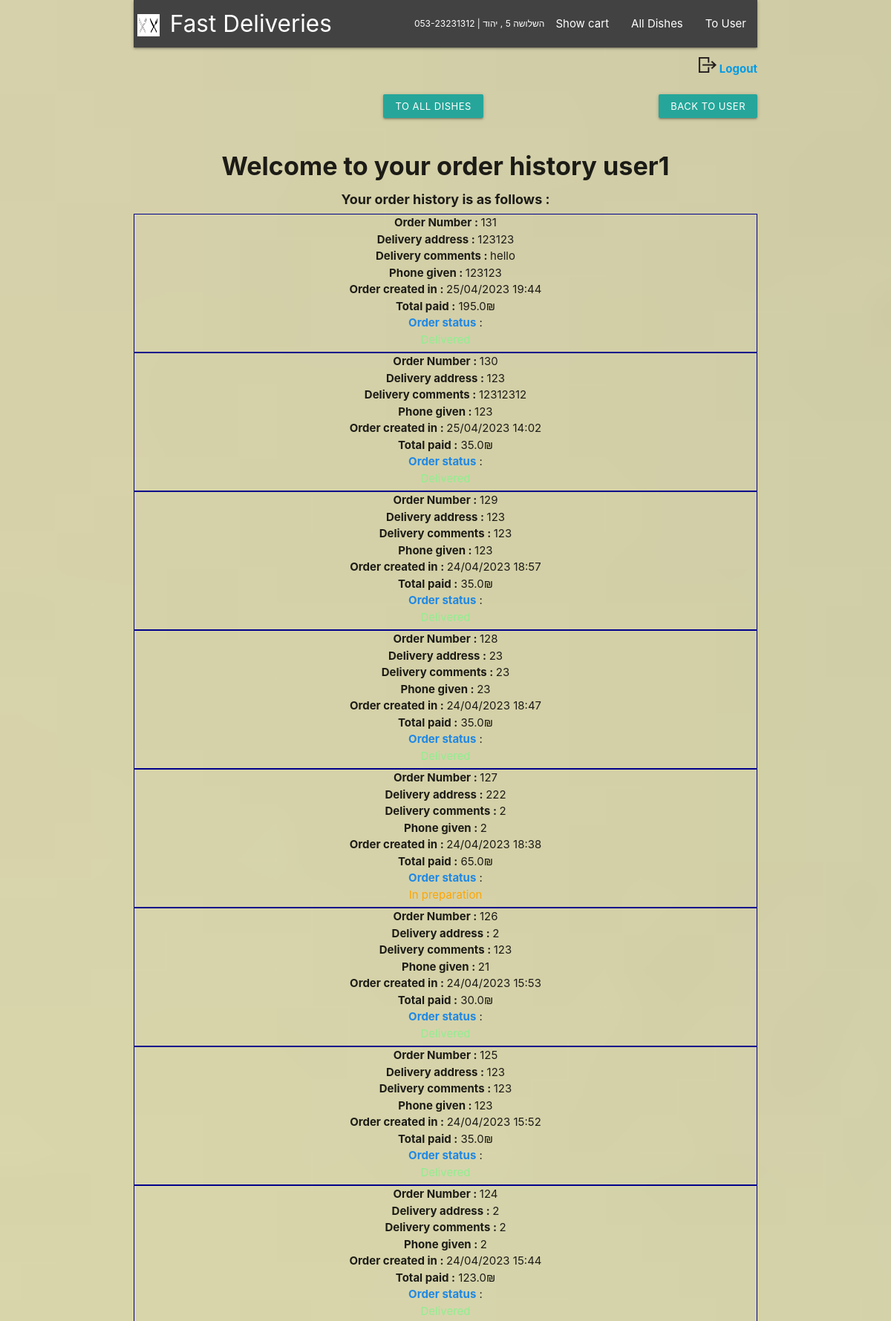
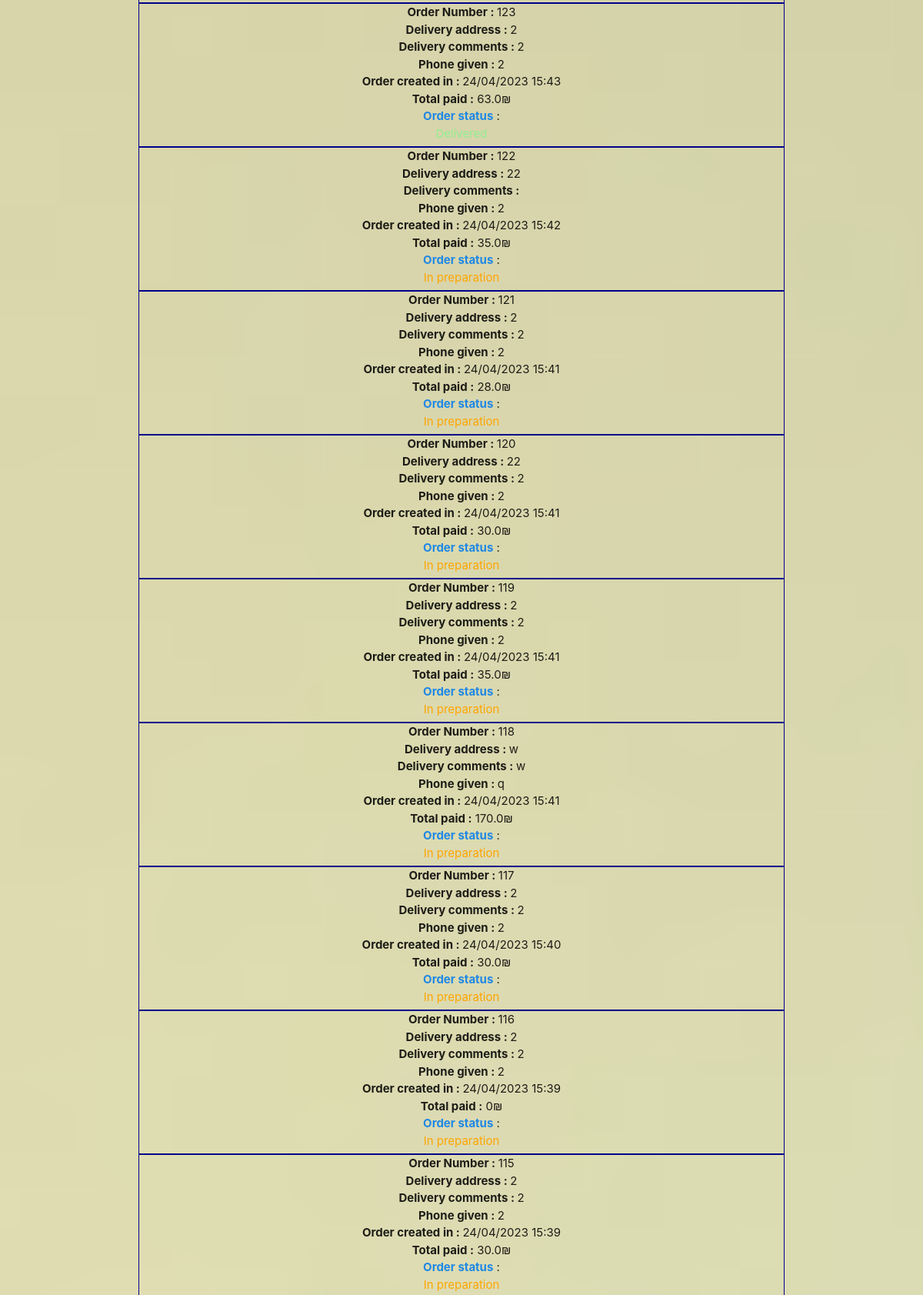
The app's page /order-history (signed in, upper part) with its own data (2 pictures, top to bottom).
### models/user.py (models this page shows)
class User(db.Model,UserMixin): # represents a user of the website
    id = db.Column(db.Integer,primary_key=True)
    username = db.Column(db.String(200),nullable=False,unique=True)
    password = db.Column(db.String(200),nullable=False)
    first_name = db.Column(db.String(200),nullable=False)
    last_name = db.Column(db.String(200),nullable=False)
    is_staff = db.Column(db.Boolean,default=False)
    email = db.Column(db.String(50),unique=True,nullable=False)
    carts = db.relationship('Cart',backref='user')

### models/cart.py (models this page shows)
class Cart(db.Model): # represents a user's cart, which can contain many Dish objects
    id = db.Column(db.Integer, primary_key=True)
    user_id = db.Column(db.Integer,db.ForeignKey('user.id'), nullable=False)
    delivery_id = db.Column(db.Integer,db.ForeignKey('delivery.id'),nullable=True)
    delivery = db.relationship('Delivery',backref='cart',uselist=False) # what determines the one to one relationship with delivery
    items = db.relationship('Items',backref='cart')
    finished_order = db.Column(db.Boolean,default=False)

### models/delivery.py (models this page shows)
class Delivery(db.Model):
    id = db.Column(db.Integer,primary_key=True)
    is_delivered = db.Column(db.Boolean,default=False)
    address = db.Column(db.String(200),nullable=False)
    comments = db.Column(db.String(500))
    phone_for_delivery = db.Column(db.String(11),nullable=False)
    created = db.Column(db.DateTime,default=dt.now)

### models/dish.py (models this page shows)
class Dish(db.Model): #  represents a dish that can be purchased by users
    id = db.Column(db.Integer,primary_key=True)
    dish_name = db.Column(db.String(100),nullable=False,unique=True)
    price = db.Column(db.Float,nullable=False)
    description = db.Column(db.String(1000),nullable=False)
    imageURL = db.Column(db.String(5000),nullable=False)
    is_gluten_free = db.Column(db.Boolean,default=False)
    is_vegeterian = db.Column(db.Boolean,default=False)
    category_id = db.Column(db.Integer,db.ForeignKey('category.id'), nullable=False)
    items = db.relationship('Items',backref="dish")

### models/items.py (models this page shows)
class Items(db.Model):
    id = db.Column(db.Integer,primary_key=True)
    dish_id = db.Column(db.Integer,db.ForeignKey('dish.id'),nullable=False)
    cart_id = db.Column(db.Integer,db.ForeignKey('cart.id'),nullable=False)
    amount = db.Column(db.Integer,nullable=False)

### controllers/users.py (the view)
@login_required
def order_history():
    if is_staff_member() == True:
        return redirect(url_for("main_page"))
    all_user_carts = Cart.query.filter_by(user_id=current_user.id).all()
    return render_template("users/order_history.html",all_user_carts=all_user_carts,calculate_order=calculate_order)

### auth.py (called while the page is built)
@login_manager.user_loader
def load_user(user_id): # userloader gets 1 parameter , user_id
    return User.query.get(int(user_id)) # because the id's are integers

### utils.py (called while the page is built)
def calculate_order(cart):
    total_dish_price = 0
    for item in cart.items:
        total_dish_price += item.dish.price * item.amount
    return total_dish_price

def is_staff_member(): # one function instead of writing the code 10+ times
    if current_user.is_authenticated and current_user.is_staff:
        flash("This account does not have access to that part of the website , sorry.","error")
        return True
    return False

### templates/users/order_history.html (shortened to what this page needs)
{% extends 'layout.html' %}
{% block content %}
<br>
<div class="center">
    <a href="{{url_for('users.show_user')}}" class="btn waves-effect waves-light btn-small right">Back to user</a>
    <a href="{{url_for('dishes.all_dishes')}}" class="waves-effect waves-light btn-small center"
        style="margin-left:100px">To
        all
        dishes</a>
</div>
<br>
{% if all_user_carts %}
<div class="centerize">
    <h4 class="bold centerize">Welcome to your order history {{current_user.username}}</h4>
    <h5 class="bigger-text">Your order history is as follows : </h5>
    {% for cart in all_user_carts[::-1] %}
    {% if cart.delivery %}
    <div class="history-border">
        <div>
            <span class="bold"> Order Number : </span>
            {{cart.id}}
        </div>
        <div>
            <span class="bold">Delivery address : </span>
            {{cart.delivery.address}}
        </div>
        <div>
            <span class="bold">Delivery comments : </span>
            {{cart.delivery.comments}}
        </div>
        <div>
            <span class="bold">Phone given : </span>
            {{cart.delivery.phone_for_delivery}}
        </div>
        <div>
            <span class="bold">Order created in : </span>
            {{cart.delivery.created.strftime("%d/%m/%Y %H:%M")}}
        </div>
        <div class="small-margin">
            <div>
                <span class="bold">Total paid :</span>
                {{calculate_order(cart)}}₪
            </div>
            <span class="bold blue-text text-darken-1">Order status</span> :
            {% if cart.delivery.is_delivered %}
            <div style="color:lightgreen">Delivered</div>
            {% else %}
            <div style="color:orange">In preparation</div>
            {% endif %}
        </div>
    </div>
    {% endif %}
    {% endfor %}
</div>
{% else %}
<div class="centerize">
    <h4 class="bold centerize">Welcome to our site {{current_user.username}}</h4>
    <h5 class="bigger-text">You have no orders in your history yet</h5>
</div>
{% endif %}
</div>
{% endblock %}

### templates/layout.html (shortened to what this page needs)
<!DOCTYPE html>
<html lang="en">
<head>
    <link rel="stylesheet" href="{{url_for('static',filename='style.css')}}">
    <link rel="stylesheet" href="{{url_for('static',filename='materialize.css')}}">
</head>
<body>
    <div class="background_image">
        <div>
            <div class="container">
                {% include 'nav.html' %}
                {% block content %}
                {% endblock %}
            </div>
        </div>
</body>
</html>

### templates/nav.html (shortened to what this page needs)
{% if current_user.is_authenticated %}
{% if current_user.is_staff %}
<nav>
    <div class="nav-wrapper grey darken-3">
        <a href="{{url_for ('main_page')}}" class="brand-logo">
            <img src="{{url_for ('static',filename='images/navbar_image.png')}}" alt="Logo"> Fast Deliveries
        </a>
        <ul class="right">
            <span class="smaller-text left">053-23231312 | השלושה 5 , יהוד</span>
            <li><a href="{{url_for ('categories.manage_categories')}}">Show categories</a></li>
            <li><a href="{{url_for ('dishes.manage_dishes')}}">Show dishes</a></li>
            <li><a href="{{url_for ('deliveries.manage_deliveries')}}">All deliveries</a></li>
        </ul>
    </div>
</nav>
<div dir="rtl">
    <a href="{{url_for ('users.logout')}}" class="bold">Logout
        <img class="logout-btn" src="{{ url_for('static',filename='images/logout_icon.png') }}" alt="Signout">
    </a>
</div>
{% else %}
<nav>
    <div class="nav-wrapper grey darken-3">
        <a href="{{url_for ('main_page')}}" class="brand-logo">
            <img src="{{url_for ('static',filename='images/navbar_image.png')}}" alt="Logo"> Fast Deliveries
        </a>
        <ul class="right">
            <span class="smaller-text left">053-23231312 | השלושה 5 , יהוד</span>
            <li><a href="{{url_for ('carts.show_cart')}}">Show cart</a></li>
            <li><a href="{{url_for ('dishes.all_dishes')}}">All Dishes</a></li>
            <li><a href="{{url_for ('users.show_user')}}">To User</a></li>
        </ul>
    </div>
</nav>
<div dir="rtl">
    <a href="{{url_for ('users.logout')}}" class="bold">Logout
        <img class="logout-btn" src="{{ url_for('static',filename='images/logout_icon.png') }}" alt="Signout"></a>
</div>
{% endif %}
{% endif %}

### static/style.css (style rules this page uses)
.background_image { background-image: url("images/istockphoto-811314000-170667a.jpg"); background-repeat: repeat; background-size: cover; }
.centerize { text-align: center; }
.bold { font-weight: bold; }
.bigger-text { font-size:18px; font-weight: bold; }
.smaller-text { font-size:12px; }
.small-margin { margin-bottom: 5px; }
nav .brand-logo img { height:30px; width:30px; vertical-align: middle; margin:5px; }
.logout-btn { margin-top:10px; margin-left:1px; height:24px; width:24px; padding-top:3px }
nav { background-color: transparent !important; }
.history-border { border:1px darkblue solid }

### records on screen
User: username "user1"
Cart: id "131", delivery.address "123123", delivery.comments "hello", delivery.phone_for_delivery "123123", delivery.created "25/04/2023 19:44"
Dish: price.amount "195.0", price.amount "65.0", price.amount "30.0", price.amount "123.0"
Cart: id "130", delivery.address "123", delivery.comments "12312312", delivery.phone_for_delivery "123", delivery.created "25/04/2023 14:02"
Dish: price.amount "35.0", price.amount "63.0", price.amount "170.0"
Cart: id "129", delivery.address "123", delivery.comments "123", delivery.phone_for_delivery "123", delivery.created "24/04/2023 18:57"
Cart: id "128", delivery.address "23", delivery.comments "23", delivery.phone_for_delivery "23", delivery.created "24/04/2023 18:47"
Cart: id "127", delivery.address "222", delivery.comments "2", delivery.phone_for_delivery "2", delivery.created "24/04/2023 18:38", shows "In preparation"
Cart: id "126", delivery.address "2", delivery.comments "123", delivery.phone_for_delivery "21", delivery.created "24/04/2023 15:53"
Cart: id "125", delivery.address "123", delivery.comments "123", delivery.phone_for_delivery "123", delivery.created "24/04/2023 15:52"
Cart: id "124", delivery.address "2", delivery.comments "2", delivery.phone_for_delivery "2", delivery.created "24/04/2023 15:44"
Cart: id "123", delivery.address "2", delivery.comments "2", delivery.phone_for_delivery "2", delivery.created "24/04/2023 15:43"
Cart: id "122", delivery.address "22", delivery.phone_for_delivery "2", delivery.created "24/04/2023 15:42", shows "In preparation"
Cart: id "121", delivery.address "2", delivery.comments "2", delivery.phone_for_delivery "2", delivery.created "24/04/2023 15:41", shows "In preparation"
Dish: price.amount "28.0"
Cart: id "120", delivery.address "22", delivery.comments "2", delivery.phone_for_delivery "2", delivery.created "24/04/2023 15:41", shows "In preparation"
Cart: id "119", delivery.address "2", delivery.comments "2", delivery.phone_for_delivery "2", delivery.created "24/04/2023 15:41", shows "In preparation"
Cart: id "118", delivery.address "w", delivery.comments "w", delivery.phone_for_delivery "q", delivery.created "24/04/2023 15:41", shows "In preparation"
Cart: id "117", delivery.address "2", delivery.comments "2", delivery.phone_for_delivery "2", delivery.created "24/04/2023 15:40", shows "In preparation"
Cart: id "116", delivery.address "2", delivery.comments "2", delivery.phone_for_delivery "2", delivery.created "24/04/2023 15:39", calculate_order "0", shows "In preparation"
Cart: id "115", delivery.address "2", delivery.comments "2", delivery.phone_for_delivery "2", delivery.created "24/04/2023 15:39", shows "In preparation"
